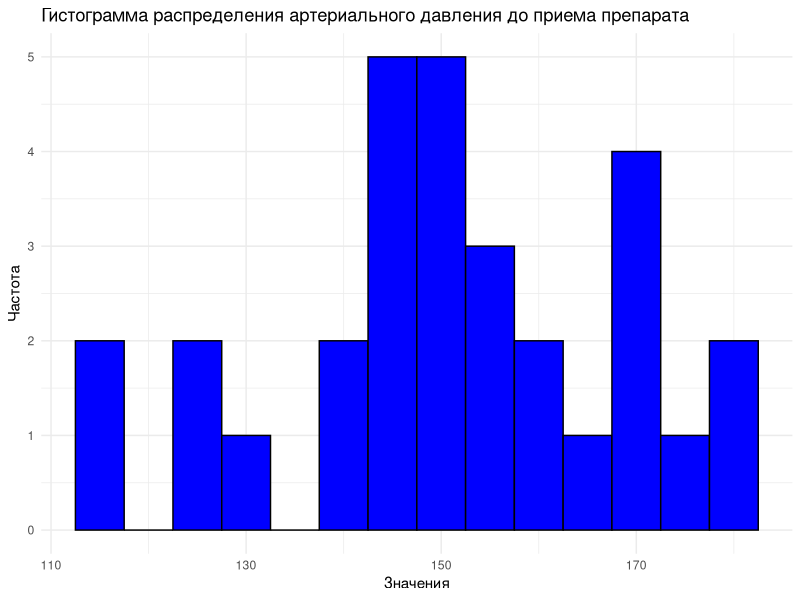
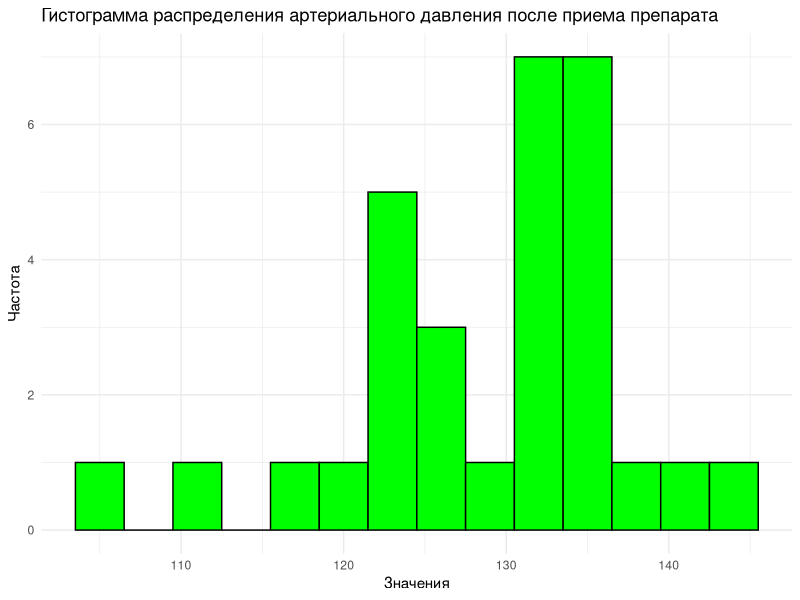
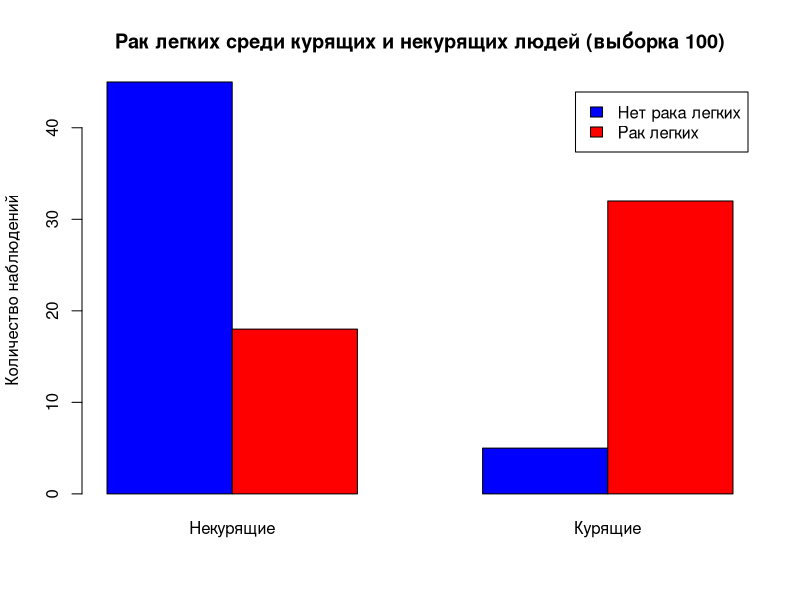
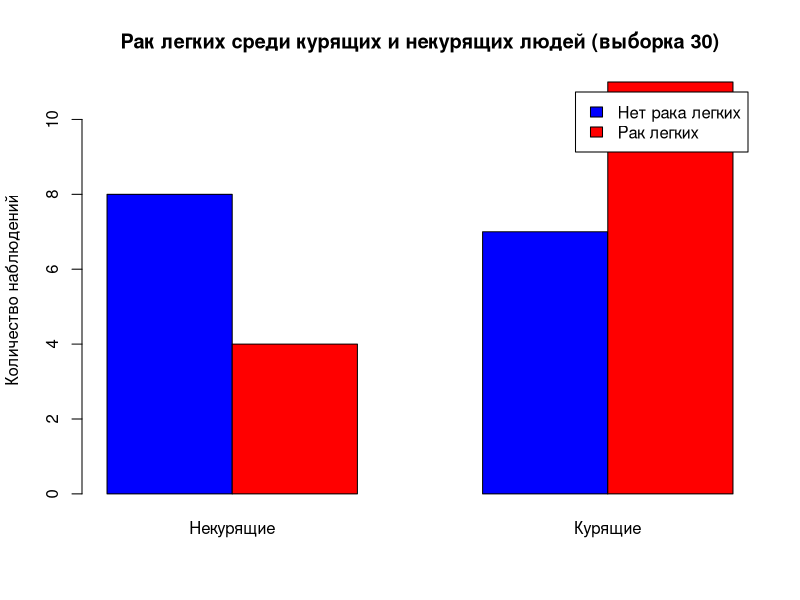
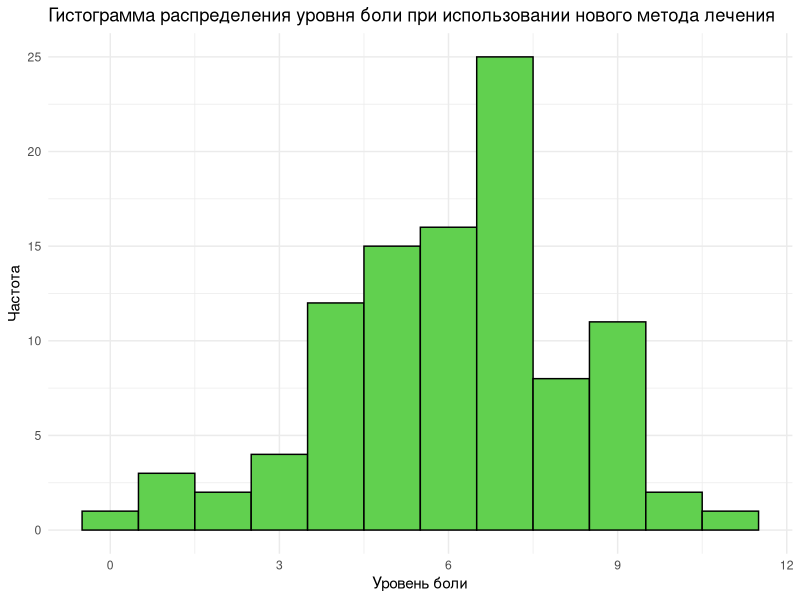
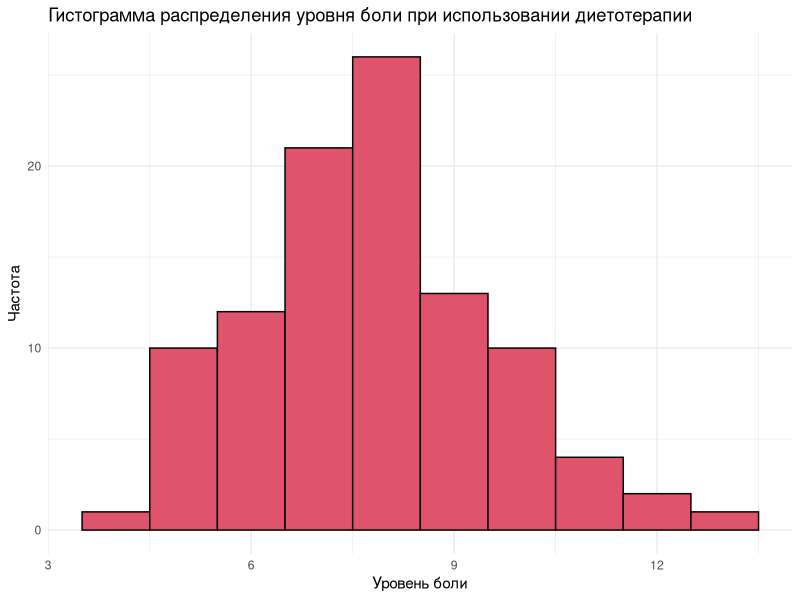
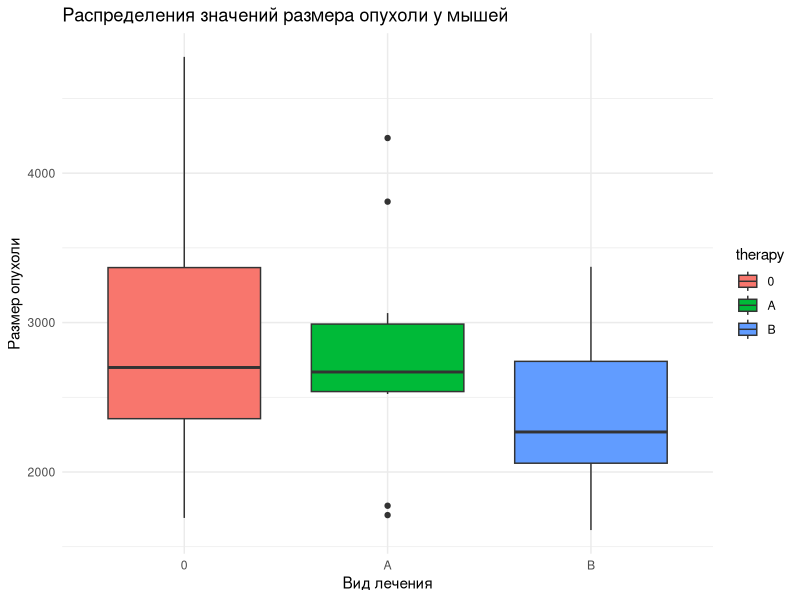

Here is the R script that generated these plots, in order:
## ---- chunk 1
library(ggplot2)
library(tidyverse)
## ---- chunk 2
set.seed(42)

sample_size <- 30

mean_pressure_before <- 150  
mean_pressure_after <- 130  

sd_pressure <- 14
pressure_before <- rnorm(sample_size, mean_pressure_before, sd_pressure)

sd_pressure_after <- 8
pressure_after <- rnorm(sample_size, mean_pressure_after, sd_pressure_after)

df <- data.frame(pressure_before, pressure_after)
head(df)
## ---- chunk 3
# визуальная оценка распределения артериального давления до приема препарата
ggplot(df, aes(x = pressure_before)) +
  geom_histogram(binwidth = 5,fill = "blue", color = "black") +
  labs(title = "Гистограмма распределения артериального давления до приема препарата", x = "Значения", y = "Частота") +
  theme_minimal()
## ---- chunk 4
# визуальная оценка распределения артериального давления после приема препарата

ggplot(df, aes(x = pressure_after)) +
  geom_histogram(binwidth = 3, fill = "green", color = "black") +
  labs(title = "Гистограмма распределения артериального давления после приема препарата", x = "Значения", y = "Частота") +
  theme_minimal()
## ---- chunk 5
alpha <- 0.05
shapiro.test(df$pressure_before)
shapiro.test(df$pressure_after)
## ---- chunk 6
t.test(df$pressure_before, df$pressure_after, paired = TRUE)
## ---- chunk 7
# Расчет критического значения для нормального распределения
alpha = 0.05
qt(1 - alpha/2, df = 29)
## ---- chunk 8
set.seed(42) 
sample_size <- 100
smoking_status <- rep(c(1, 0), each = (sample_size / 2))
smoker <- rbinom((sample_size / 2), 1, 0.8)
nonsmoker <- rbinom((sample_size / 2), 1, 0.2)

lung_cancer <- c(smoker, nonsmoker)

df100 <- data.frame(smoking_status, lung_cancer)

head(df100)
## ---- chunk 9
set.seed(42) 
sample_size <- 30
smoking_status <- rep(c(1, 0), each = (sample_size / 2))
smoker <- rbinom((sample_size / 2), 1, 0.8)
nonsmoker <- rbinom((sample_size / 2), 1, 0.2)

lung_cancer <- c(smoker, nonsmoker)

df30 <- data.frame(smoking_status, lung_cancer)

head(df30)
## ---- chunk 10
# Построение столбчатой диаграммы для первой выборки
barplot(table(df100$smoking_status, df100$lung_cancer), beside = TRUE,
        col = c("blue", "red"), legend = c("Нет рака легких", "Рак легких"),
        names.arg = c("Некурящие", "Курящие"), main = "Рак легких среди курящих и некурящих людей (выборка 100)",
        ylab = "Количество наблюдений")
# Построение столбчатой диаграммы для второй выборки
barplot(table(df30$smoking_status, df30$lung_cancer), beside = TRUE,
        col = c("blue", "red"), legend = c("Нет рака легких", "Рак легких"),
        names.arg = c("Некурящие", "Курящие"), main = "Рак легких среди курящих и некурящих людей (выборка 30)",
        ylab = "Количество наблюдений")
## ---- chunk 11

table100 <- table(df100$smoking_status, df100$lung_cancer)
# Применяем точный тест Фишера
result100 <- fisher.test(table100, alternative = "greater")
result100
## ---- chunk 12
table30 <- table(df30$smoking_status, df30$lung_cancer)
# Применяем точный тест Фишера
result30 <- fisher.test(table30, alternative = "greater")
result30
## ---- chunk 13
set.seed(42)
sample_size <- 100

mean_new_treatment <- 6
sd_new_treatment <- 2
mean_diet_therapy <- 8
sd_diet_therapy <- 2
new_treatment_group <- round(rnorm(sample_size, mean_new_treatment, sd_new_treatment))
diet_therapy_group <- round(rnorm(sample_size, mean_diet_therapy, sd_diet_therapy))

treatment <- data.frame(New_method = new_treatment_group,
                            Dietotherapy = diet_therapy_group)

head(treatment)
## ---- chunk 14
ggplot(treatment, aes(x = New_method)) + 
            geom_histogram(binwidth = 1,fill = "99FF99", color = "black") + 
            labs(title = "Гистограмма распределения уровня боли при использовании нового метода лечения", x = "Уровень боли", y = "Частота") + 
            theme_minimal() 
ggplot(treatment, aes(x = Dietotherapy)) + 
            geom_histogram(binwidth = 1,fill = "66FFFF", color = "black") + 
            labs(title = "Гистограмма распределения уровня боли при использовании диетотерапии", x = "Уровень боли", y = "Частота") + 
            theme_minimal() 
## ---- chunk 15
shapiro.test(treatment$New_method) 
shapiro.test(treatment$Dietotherapy)
## ---- chunk 16
wilcox.test(treatment$New_method, treatment$Dietotherapy)
## ---- chunk 17
tumor <- tibble(
  therapy = c(rep("0", 10), rep("A", 10), rep("B", 10)),
  value = c(rep(3213, 10), rep(2687, 10), rep(2423, 10))
) %>%
  mutate(therapy = factor(therapy, levels = c("0", "A", "B")))
tumor$value <- tumor$value + rnorm(30, 0, 760)
## ---- chunk 18
ggplot(tumor, aes(x = therapy, y = value, fill = therapy)) +
  geom_boxplot() +
  labs(title = "Распределения значений размера опухоли у мышей", x = "Вид лечения", y = "Размер опухоли") +
  theme_minimal()
## ---- chunk 19
shapiro.test(tumor$value[tumor$therapy == 0])
shapiro.test(tumor$value[tumor$therapy == 'A'])
shapiro.test(tumor$value[tumor$therapy == 'B'])
## ---- chunk 20
kruskal_test = kruskal.test(value ~ therapy, data = tumor)
kruskal_test
## ---- chunk 21
aov_model <- aov(value ~ therapy, data = tumor)
summary(aov_model)
tukey_results <- TukeyHSD(aov_model, confV.level = 0.95)
print(tukey_results)
